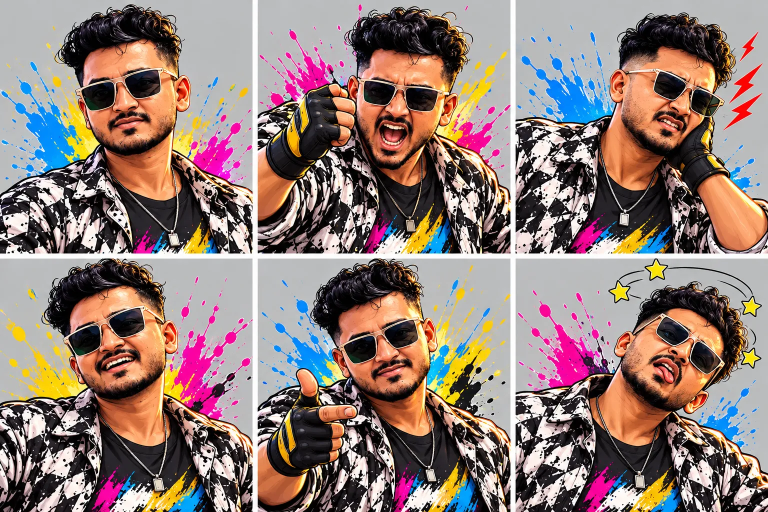
#> input picture art/source/arghya/expressions.webp, 1536 x 1024 px (shown at 1/2 size)
$ python -i sheet.py   (imports and definitions only)
#> lines starting #> are read from the running program, lines starting #| are printed output that depends on the picture; after the words box and inside, x2 and y2 are one past the last pixel; in counts of white or black regions, pixels touching at a corner belong together
#> further down, picture is the input picture: shape (1024, 1536, 3); mean B, G, R 119.1, 124.9, 145.4
"""Shared helpers for turning character art sheets into game sprites.

Backgrounds in the source art are flat gray. `cut_background` removes the gray that is connected
to the image border (so gray *inside* a character, e.g. a highlight, is kept), with a soft edge.
"""
import numpy as np
from PIL import Image, ImageDraw, ImageFont
from scipy import ndimage


def load_rgb(path):
    return np.asarray(Image.open(path).convert("RGB")).astype(np.int16)


def background_color(rgb):
    edge = np.concatenate([rgb[0], rgb[-1], rgb[:, 0], rgb[:, -1]])
    return np.median(edge, axis=0)


def cut_background(rgb, tol=26, soften=1):
    """Returns an alpha mask (0..255) with the border-connected background removed."""
#> called with tol = 26, soften = 1
    bg = background_color(rgb)
#> bg = [189, 188, 186]
    dist = np.sqrt(((rgb - bg) ** 2).sum(axis=2))
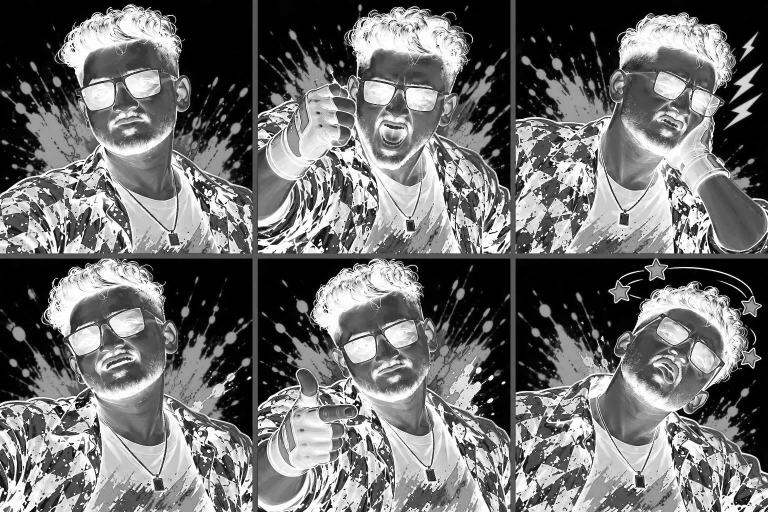
#> dist: shape (1024, 1536) float64 (shown at 1/2 size); min 0, max 325.1, mean 142.1; drawn with min black and max white
    near_bg = dist < tol
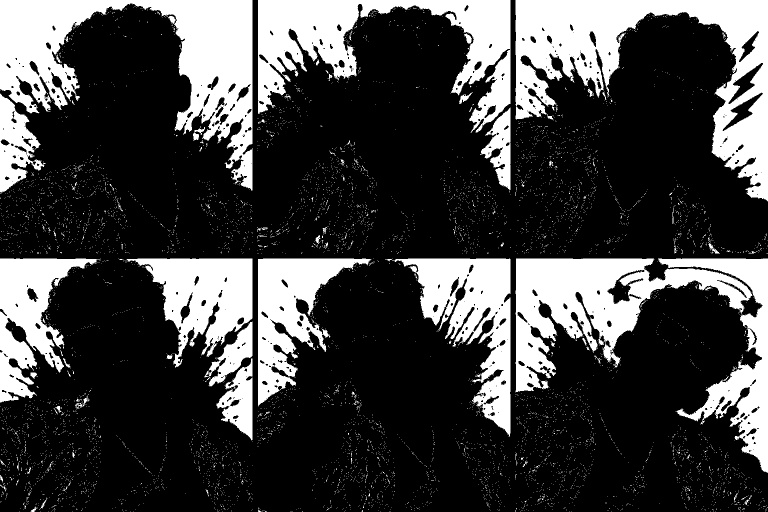
#> near_bg: shape (1024, 1536) bool (shown at 1/2 size); 26.5% white; 7689 white regions (7603 under 20 px), largest, box (x1, y1, x2, y2) and area: (1031, 0, 1536, 403) 71034, (0, 0, 505, 382) 69527, (516, 0, 1021, 266) 50295
    labels, _ = ndimage.label(near_bg)
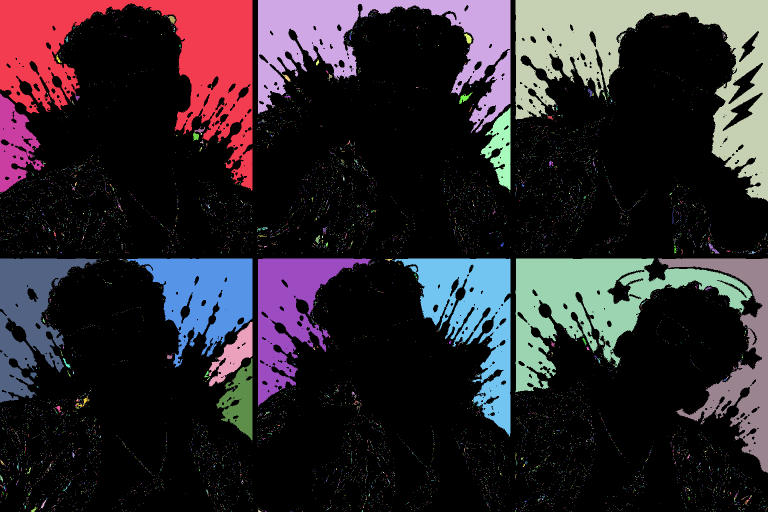
#> labels: shape (1024, 1536) int32 (shown at 1/2 size); 9510 distinct labels, from 0 to 9509; one colour per label, 0 black
    border = set(np.unique(np.concatenate([labels[0], labels[-1], labels[:, 0], labels[:, -1]]))) - {0}
#> border = 38 items
    background = np.isin(labels, list(border))
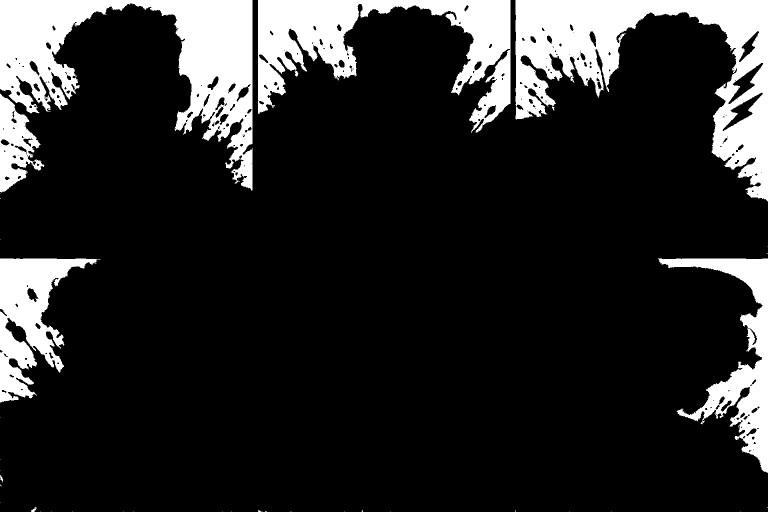
#> background: shape (1024, 1536) bool (shown at 1/2 size); 15.9% white; 38 white regions (30 under 20 px), largest, box (x1, y1, x2, y2) and area: (1031, 0, 1536, 403) 70937, (0, 0, 505, 382) 69263, (516, 0, 1021, 265) 50267
    fg = ~background
    fg = ndimage.binary_fill_holes(fg)
    fg = ndimage.binary_opening(fg, iterations=1)        # drop single-pixel specks
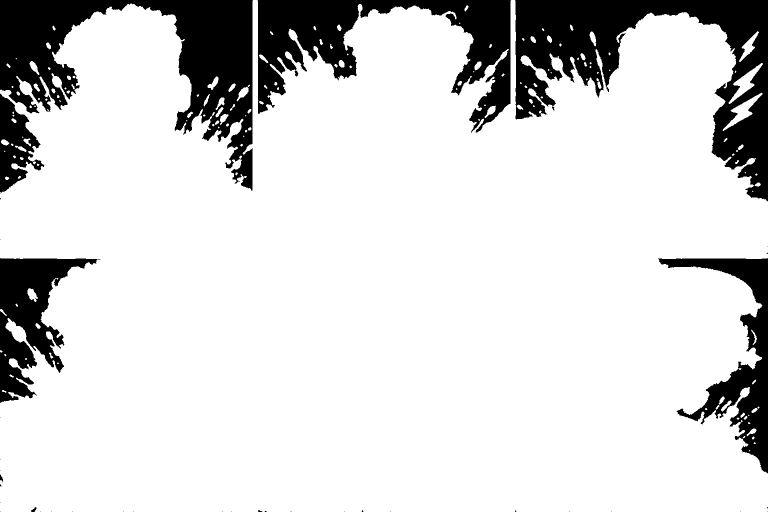
#> fg: shape (1024, 1536) bool (shown at 1/2 size); 84% white; 39 black regions (30 under 20 px), largest, box (x1, y1, x2, y2) and area: (1030, 0, 1536, 403) 71306, (0, 0, 506, 382) 69666, (515, 0, 1022, 265) 50514
    alpha = fg.astype(np.float32)
    if soften:
        alpha = ndimage.gaussian_filter(alpha, soften * 0.6)
        alpha = np.clip((alpha - 0.15) / 0.7, 0, 1)
    return (alpha * 255).astype(np.uint8)


# [49 lines left out: functions components, preview, cap_mask, blobs, not called in this run]

>>> import cv2
>>> picture = cv2.imread('../../art/source/arghya/expressions.webp')
>>> result = cut_background(picture)

$ run again, on art/source/arghya/parts.webp
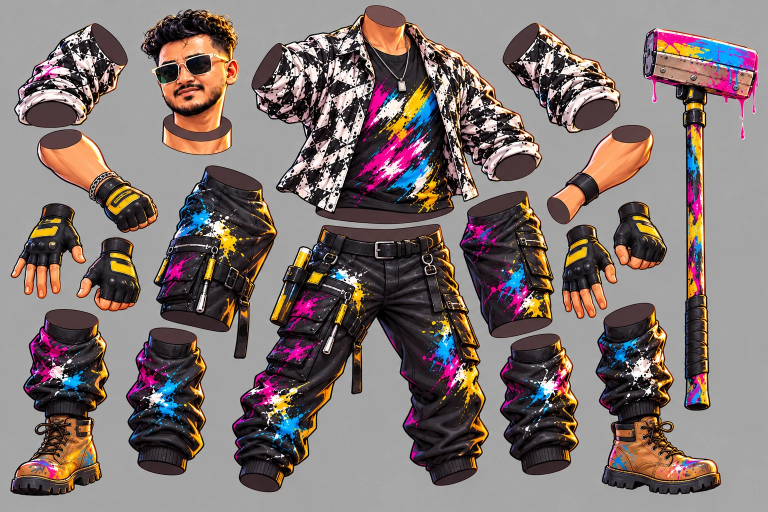
#> input picture art/source/arghya/parts.webp, 1536 x 1024 px (shown at 1/2 size)
#> picture is the input picture: shape (1024, 1536, 3); mean B, G, R 113.3, 115.7, 128.8
#> bg = [167, 166, 167]
#> near_bg: shape (1024, 1536) bool; 46.3% white; 3735 white regions (3730 under 20 px), largest, box (x1, y1, x2, y2) and area: (0, 0, 1536, 1024) 722821, (76, 852, 91, 864) 117, (1326, 849, 1341, 859) 108, (448, 32, 456, 41) 42, (1298, 87, 1304, 98) 31
#> in cut_background, `labels, _ = ndimage.label(near_bg)`:
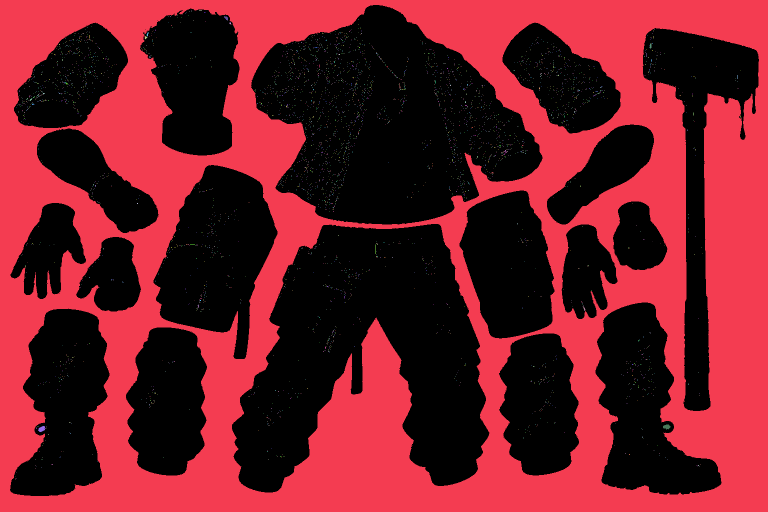
#> labels: shape (1024, 1536) int32 (shown at 1/2 size); 4263 distinct labels, from 0 to 4262; one colour per label, 0 black
#> border = 1 item
#> background: shape (1024, 1536) bool; 46% white; 1 white region, box (x1, y1, x2, y2) and area: (0, 0, 1536, 1024) 722789
#> in cut_background, `alpha = ndimage.gaussian_filter(alpha, soften * 0.6)`:
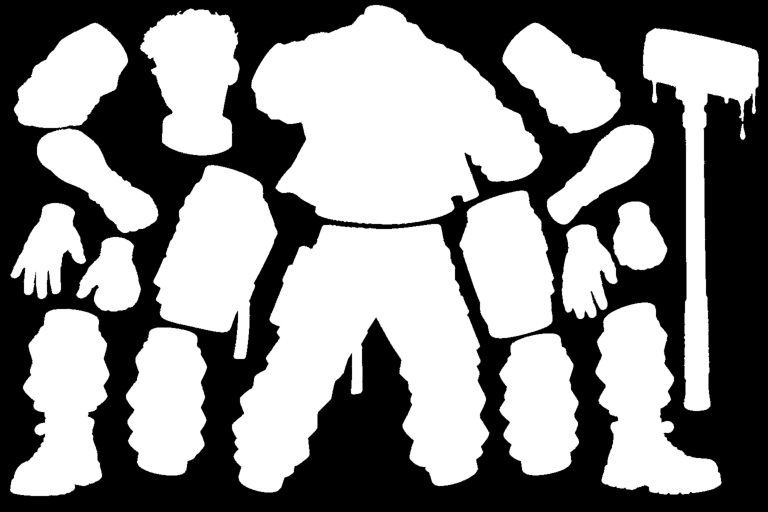
#> alpha: shape (1024, 1536) float32 (shown at 1/2 size); min 0, max 1, mean 0.54
